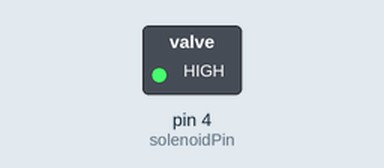
This sketch was run on a simulated Arduino Uno, built with avr-gcc and run on an emulated ATmega328P. On the bench: switched loads named in the sketch (green lamp = pin HIGH).

Above: at 7.5 s.
At 30.0 s:
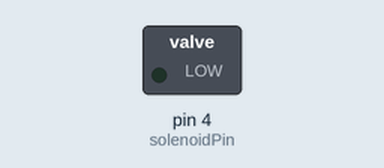
Timing chart, 0 to 58.5 s (numbered marks = the images above):
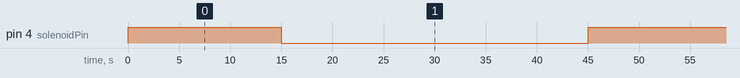

Measured:
- by itself, pin 4 (solenoidPin): alternates HIGH for 15.0 s and LOW for 30.0 s

The sketch:

Solenoid.ino
```cpp
int solenoidPin=4;
void setup() {
  // put your setup code here, to run once:
  pinMode(solenoidPin, OUTPUT);
}

void loop() {
  // put your main code here, to run repeatedly:
  digitalWrite(solenoidPin, HIGH);
  delay(15000);
  digitalWrite(solenoidPin,LOW);
  delay(30000);
}
```
